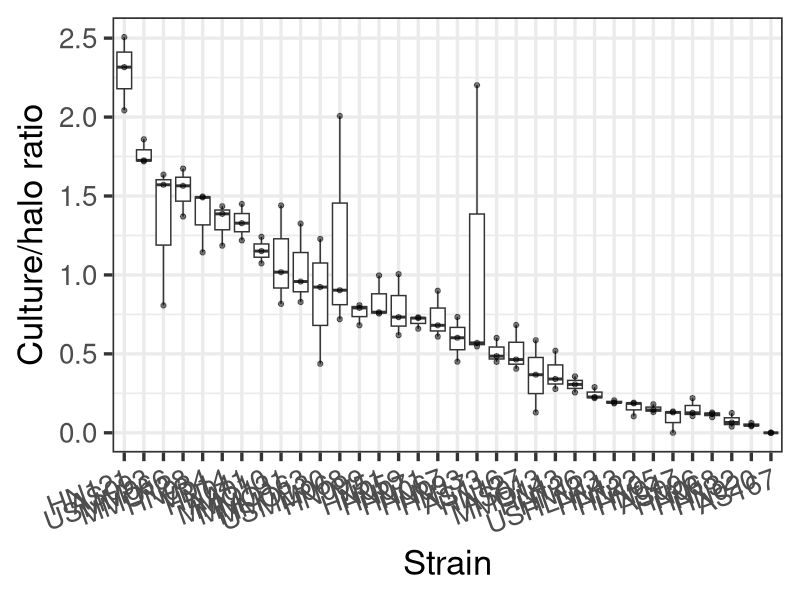
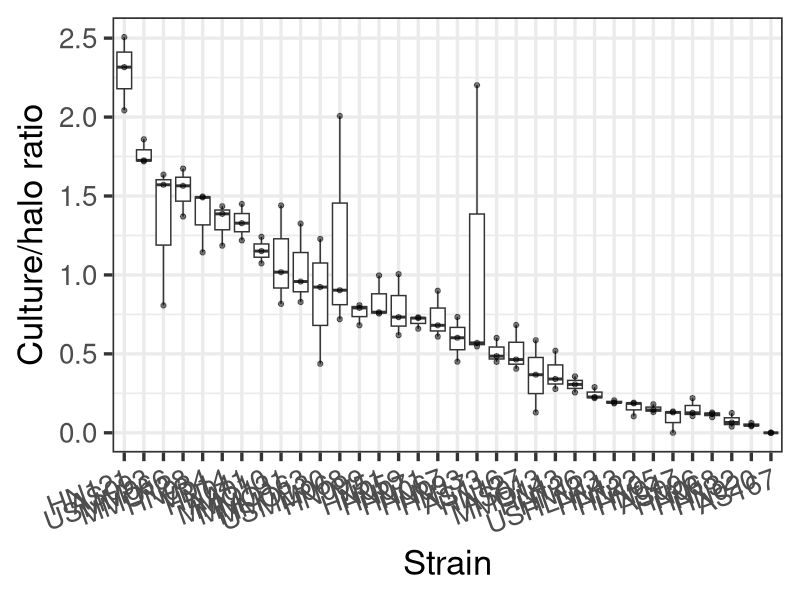

Write the R code that produced these figures, in order.
library(tidyverse)

halo <- read_csv("270324_halo_perimeter_measurements.csv")

# plot  
halo %>%
  ggplot() + 
  aes(x = reorder(strain, colony_halo_ratio, FUN = median, decreasing = TRUE), y = colony_halo_ratio) +
  geom_boxplot() + 
  geom_point(alpha = 0.5) + 
  theme_bw(base_size = 25) +
  theme(axis.text.x = element_text(angle = 20, hjust = 1)) + 
  xlab("Strain") + 
  ylab("Culture/halo ratio")

ggsave(filename = "260824_siderophore_halo_diemeter_measurements.pdf", heigh = 5, width = 22)
